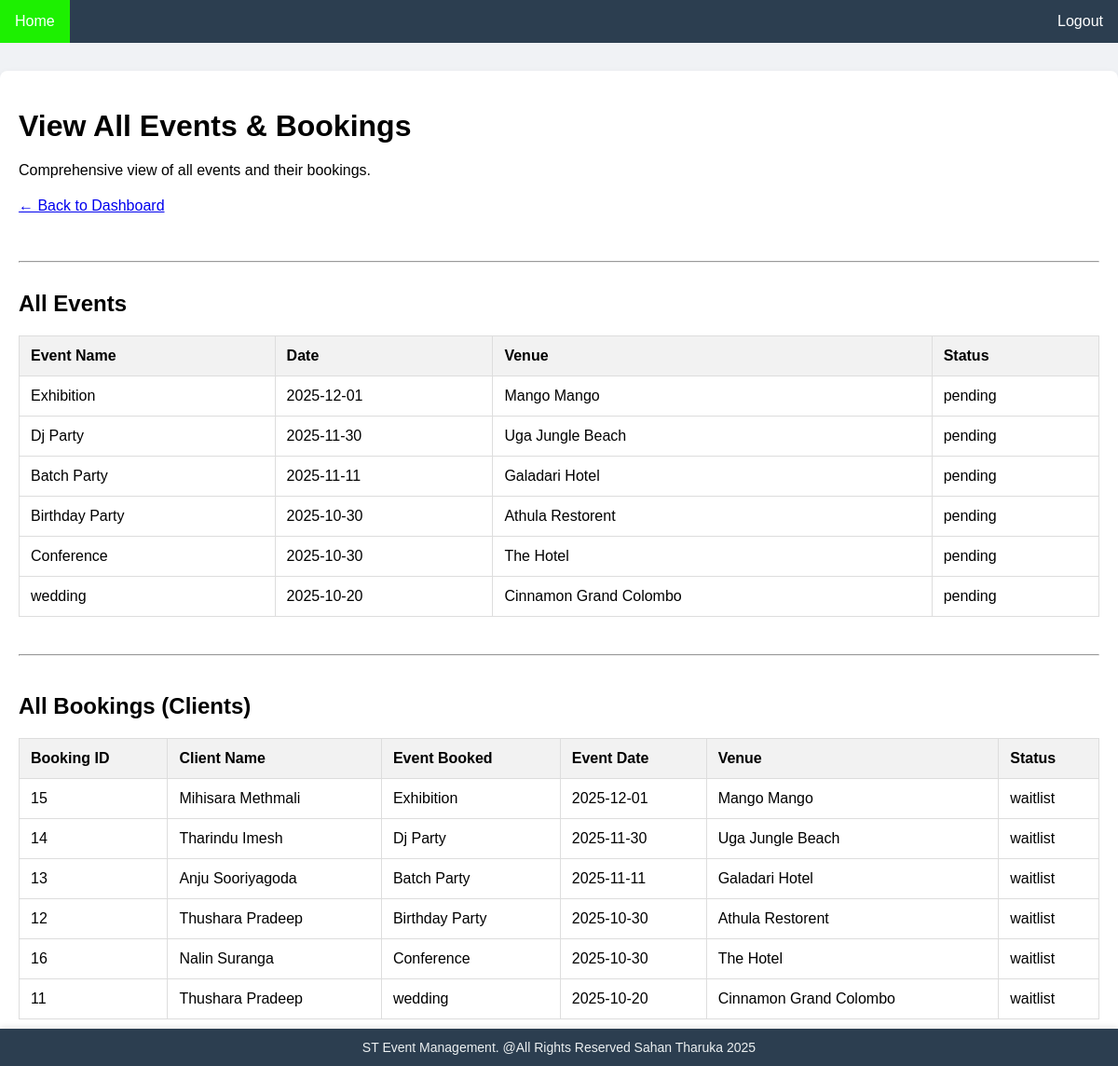
Screenshot of /view-all-events.php (signed in) with the database file from the repository.
### tables this page shows
CREATE TABLE IF NOT EXISTS `events` (
  `event_id` int UNSIGNED NOT NULL AUTO_INCREMENT,
  `event_name` varchar(150) NOT NULL,
  `event_date` date NOT NULL,
  `end_date` date DEFAULT NULL,
  `start_time` time DEFAULT NULL,
  `end_time` time DEFAULT NULL,
  `event_status` enum('scheduled','completed','cancelled','pending') NOT NULL DEFAULT 'pending',
  `event_description` text,
  `venue_id` int UNSIGNED NOT NULL,
  `staff_id` int UNSIGNED NOT NULL,
  `max_attendees` int DEFAULT NULL,
  `created_at` timestamp NOT NULL DEFAULT CURRENT_TIMESTAMP,
  PRIMARY KEY (`event_id`),
  KEY `idx_events_venue` (`venue_id`),
  KEY `idx_events_staff` (`staff_id`)
);

CREATE TABLE IF NOT EXISTS `venues` (
  `venue_id` int UNSIGNED NOT NULL AUTO_INCREMENT,
  `venue_name` varchar(100) NOT NULL,
  `address` varchar(200) DEFAULT NULL,
  `capacity` int NOT NULL,
  `contact_info` varchar(100) DEFAULT NULL,
  `Phone_Number` varchar(20) DEFAULT NULL,
  `created_at` timestamp NOT NULL DEFAULT CURRENT_TIMESTAMP,
  PRIMARY KEY (`venue_id`)
);

CREATE TABLE IF NOT EXISTS `bookings` (
  `booking_id` int UNSIGNED NOT NULL AUTO_INCREMENT,
  `client_id` int UNSIGNED NOT NULL,
  `event_id` int UNSIGNED NOT NULL,
  `booking_date` timestamp NOT NULL DEFAULT CURRENT_TIMESTAMP,
  `booking_status` enum('confirmed','cancelled','waitlist') NOT NULL DEFAULT 'confirmed',
  PRIMARY KEY (`booking_id`),
  KEY `idx_bookings_client` (`client_id`),
  KEY `idx_bookings_event` (`event_id`)
);

CREATE TABLE IF NOT EXISTS `clients` (
  `client_id` int UNSIGNED NOT NULL AUTO_INCREMENT,
  `client_name` varchar(100) NOT NULL,
  `contact_no` varchar(20) DEFAULT NULL,
  `email_address` varchar(150) DEFAULT NULL,
  `address` varchar(200) DEFAULT NULL,
  `password` varchar(255) DEFAULT NULL,
  `created_at` timestamp NOT NULL DEFAULT CURRENT_TIMESTAMP,
  PRIMARY KEY (`client_id`),
  UNIQUE KEY `email_address` (`email_address`)
);

### view-all-events.php (the view, shortened to what this page needs)
<?php
include_once 'header.php';
require_once 'includes/dbconnection.php';
?>
<div class="page-container" style="max-width: 1400px; margin: 30px auto; padding: 20px; background-color: #fff; border-radius: 8px; box-shadow: 0 4px 8px rgba(0,0,0,0.1);">
    <h1>View All Events & Bookings</h1>
    <p style="margin-bottom: 20px;">Comprehensive view of all events and their bookings.</p>
    <a href="staff.php" style="display:inline-block; margin-bottom: 20px;">&larr; Back to Dashboard</a>
    <hr style="margin-bottom: 30px;">
    <h2>All Events</h2>
    <table style="width:100%; border-collapse: collapse; margin-top: 20px;">
        <thead style="background-color: #f2f2f2;">
            <tr>
                <th style="padding: 12px; border: 1px solid #ddd; text-align: left;">Event Name</th>
                <th style="padding: 12px; border: 1px solid #ddd; text-align: left;">Date</th>
                <th style="padding: 12px; border: 1px solid #ddd; text-align: left;">Venue</th>
                <th style="padding: 12px; border: 1px solid #ddd; text-align: left;">Status</th>
            </tr>
        </thead>
        <tbody>
            <?php
            $sql_events = "SELECT
                events.*,
                venues.venue_name,
                COUNT(bookings.booking_id) as total_bookings
                FROM events
                JOIN venues ON events.venue_id = venues.venue_id
                LEFT JOIN bookings ON events.event_id = bookings.event_id
                GROUP BY events.event_id
                ORDER BY events.event_date DESC";
            $result_events = $conn->query($sql_events);
            if ($result_events->num_rows > 0) {
                while($row = $result_events->fetch_assoc()) {
                    echo "<tr>";
                    echo "<td style='padding: 12px; border: 1px solid #ddd;'>" . htmlspecialchars($row['event_name']) . "</td>";
                    echo "<td style='padding: 12px; border: 1px solid #ddd;'>" . htmlspecialchars($row['event_date']) . "</td>";
                    echo "<td style='padding: 12px; border: 1px solid #ddd;'>" . htmlspecialchars($row['venue_name']) . "</td>";
                    echo "<td style='padding: 12px; border: 1px solid #ddd;'>" . htmlspecialchars($row['event_status']) . "</td>";
                    echo "</tr>";
                }
            } else {
                echo "<tr><td colspan='6' style='padding: 12px; border: 1px solid #ddd; text-align: center;'>No events found.</td></tr>";
            }
            ?>
        </tbody>
    </table>
    <hr style="margin: 40px 0;">
    <h2>All Bookings (Clients)</h2>
    <table style="width:100%; border-collapse: collapse; margin-top: 20px;">
        <thead style="background-color: #f2f2f2;">
            <tr>
                <th style="padding: 12px; border: 1px solid #ddd; text-align: left;">Booking ID</th>
                <th style="padding: 12px; border: 1px solid #ddd; text-align: left;">Client Name</th>
                <th style="padding: 12px; border: 1px solid #ddd; text-align: left;">Event Booked</th>
                <th style="padding: 12px; border: 1px solid #ddd; text-align: left;">Event Date</th>
                <th style="padding: 12px; border: 1px solid #ddd; text-align: left;">Venue</th>
                <th style="padding: 12px; border: 1px solid #ddd; text-align: left;">Status</th>
            </tr>
        </thead>
        <tbody>
            <?php
            $sql_bookings = "SELECT
                bookings.booking_id, bookings.booking_status,
                clients.client_name,
                events.event_name, events.event_date,
                venues.venue_name
                FROM bookings
                JOIN clients ON bookings.client_id = clients.client_id
                JOIN events ON bookings.event_id = events.event_id
                JOIN venues ON events.venue_id = venues.venue_id
                ORDER BY events.event_date DESC";
            $result_bookings = $conn->query($sql_bookings);
            if ($result_bookings->num_rows > 0) {
                while($row = $result_bookings->fetch_assoc()) {
                    echo "<tr>";
                    echo "<td style='padding: 12px; border: 1px solid #ddd;'>" . htmlspecialchars($row['booking_id']) . "</td>";
                    echo "<td style='padding: 12px; border: 1px solid #ddd;'>" . htmlspecialchars($row['client_name']) . "</td>";
                    echo "<td style='padding: 12px; border: 1px solid #ddd;'>" . htmlspecialchars($row['event_name']) . "</td>";
                    echo "<td style='padding: 12px; border: 1px solid #ddd;'>" . htmlspecialchars($row['event_date']) . "</td>";
                    echo "<td style='padding: 12px; border: 1px solid #ddd;'>" . htmlspecialchars($row['venue_name']) . "</td>";
                    echo "<td style='padding: 12px; border: 1px solid #ddd;'>" . htmlspecialchars($row['booking_status']) . "</td>";
                    echo "</tr>";
                }
            } else {
                echo "<tr><td colspan='6' style='padding: 12px; border: 1px solid #ddd; text-align: center;'>No bookings found yet.</td></tr>";
            }
            ?>
        </tbody>
    </table>
</div>
<?php
    include_once 'footer.php';
?>

### header.php (style rules this page uses)
body { font-family:sans-serif;margin:0;padding:0;background-color:#f0f2f5; }
.page-container { max-width:1100px;margin:30px auto;padding:20px;background-color:#fff;border-radius:8px;box-shadow:0 4px 8px rgba(0,0,0,0.1); }
.form-container h1, .page-container h1, .page-container h2 { margin-bottom:20px; }

### rows the page displays
events: event_name "Exhibition", event_date "2025-12-01", venue.venue_name "Mango Mango", event_status "pending"
events: event_name "Dj Party", event_date "2025-11-30", venue.venue_name "Uga Jungle Beach", event_status "pending"
events: event_name "Batch Party", event_date "2025-11-11", venue.venue_name "Galadari Hotel", event_status "pending"
events: event_name "Birthday Party", event_date "2025-10-30", venue.venue_name "Athula Restorent", event_status "pending"
events: event_name "Conference", event_date "2025-10-30", venue.venue_name "The Hotel", event_status "pending"
events: event_name "wedding", event_date "2025-10-20", venue.venue_name "Cinnamon Grand Colombo", event_status "pending"
bookings: booking_id "15", client.client_name "Mihisara Methmali", event.event_name "Exhibition", event.event_date "2025-12-01", venues.venue_name "Mango Mango", booking_status "waitlist"
bookings: booking_id "14", client.client_name "Tharindu Imesh", event.event_name "Dj Party", event.event_date "2025-11-30", venues.venue_name "Uga Jungle Beach", booking_status "waitlist"
bookings: booking_id "13", client.client_name "Anju Sooriyagoda", event.event_name "Batch Party", event.event_date "2025-11-11", venues.venue_name "Galadari Hotel", booking_status "waitlist"
bookings: booking_id "12", client.client_name "Thushara Pradeep", event.event_name "Birthday Party", event.event_date "2025-10-30", venues.venue_name "Athula Restorent", booking_status "waitlist"
bookings: booking_id "16", client.client_name "Nalin Suranga", event.event_name "Conference", event.event_date "2025-10-30", venues.venue_name "The Hotel", booking_status "waitlist"
bookings: booking_id "11", client.client_name "Thushara Pradeep", event.event_name "wedding", event.event_date "2025-10-20", venues.venue_name "Cinnamon Grand Colombo", booking_status "waitlist"
